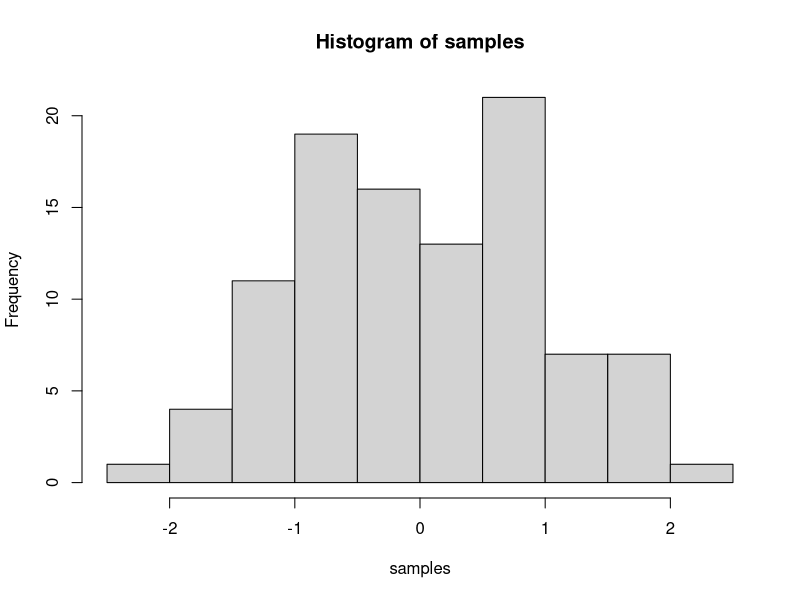

Reproduce this figure in R.
## ---- chunk 1
knitr::opts_chunk$set(message=FALSE,warning=FALSE, cache=TRUE)
## ---- chunk 2
1+1
5-4 
3+4
6*2
2*2
4/2
6/2
500/25

## ---- chunk 3
(5+5)/5
5+5/5
## ---- chunk 4
annie <- 1
a <- annie
a
annie
## ---- chunk 5
vector <-c(1, 2, 3, 4)
vector <-c ("a", "b")
## ---- chunk 6
samples <- rnorm(100, mean=0, sd=1)
hist(samples)
## ---- chunk 7
1+2
2*5
5/3
(1+6+4)/5

## ---- chunk 8
a<-1
b<-2
a+b

d<-c(1,2,3)
e<-c(5,6,7)
d+e
d*e
d/e

## ---- chunk 9
# for loop solution
# i becomes the number 1 to 100 at each step of the loop


a <- length(100) # make empty variable, set length to 100
for (i in 1:100){
  a[i] <-i #assigns the number in i, to the ith index of a
}

print(a)

# for loop solution #2

a<-c() #create empty variable using combine command
for (i in 1:100){
  a<-c(a,i) # keeps combining a with itself and the new number in i
}
print(a)

# seq solution
a <- seq(1,100,1) # look up help for seq using ?seq() in console
print(a)
